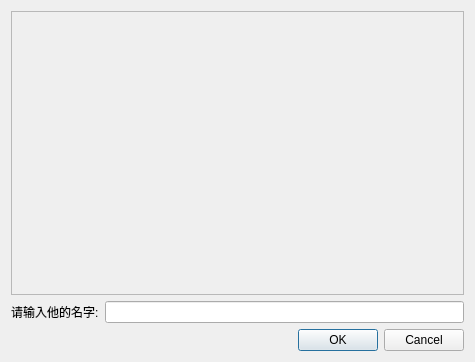
<?xml version="1.0" encoding="UTF-8"?>
<ui version="4.0">
 <class>FaceTagDialog</class>
 <widget class="QDialog" name="FaceTagDialog">
  <property name="geometry">
   <rect>
    <x>0</x>
    <y>0</y>
    <width>475</width>
    <height>362</height>
   </rect>
  </property>
  <property name="windowTitle">
   <string>Dialog</string>
  </property>
  <layout class="QGridLayout" name="gridLayout">
   <item row="0" column="0">
    <widget class="QScrollArea" name="faceScrollArea">
     <property name="widgetResizable">
      <bool>true</bool>
     </property>
     <widget class="QWidget" name="scrollAreaWidgetContents">
      <property name="geometry">
       <rect>
        <x>0</x>
        <y>0</y>
        <width>451</width>
        <height>275</height>
       </rect>
      </property>
      <widget class="QWidget" name="gridLayoutWidget">
       <property name="geometry">
        <rect>
         <x>-1</x>
         <y>-1</y>
         <width>511</width>
         <height>311</height>
        </rect>
       </property>
       <layout class="QGridLayout" name="faceLayout">
        <item row="0" column="0">
         <widget class="QLabel" name="faceIconLabel">
          <property name="text">
           <string/>
          </property>
         </widget>
        </item>
       </layout>
      </widget>
     </widget>
    </widget>
   </item>
   <item row="1" column="0">
    <layout class="QHBoxLayout" name="horizontalLayout_2">
     <item>
      <widget class="QLabel" name="tipLabel">
       <property name="text">
        <string>请输入他的名字:</string>
       </property>
      </widget>
     </item>
     <item>
      <widget class="QLineEdit" name="faceTagLineEdit"/>
     </item>
    </layout>
   </item>
   <item row="2" column="0">
    <widget class="QDialogButtonBox" name="buttonBox">
     <property name="orientation">
      <enum>Qt::Horizontal</enum>
     </property>
     <property name="standardButtons">
      <set>QDialogButtonBox::Cancel|QDialogButtonBox::Ok</set>
     </property>
    </widget>
   </item>
  </layout>
 </widget>
 <resources/>
 <connections>
  <connection>
   <sender>buttonBox</sender>
   <signal>accepted()</signal>
   <receiver>FaceTagDialog</receiver>
   <slot>accept()</slot>
   <hints>
    <hint type="sourcelabel">
     <x>248</x>
     <y>254</y>
    </hint>
    <hint type="destinationlabel">
     <x>157</x>
     <y>274</y>
    </hint>
   </hints>
  </connection>
  <connection>
   <sender>buttonBox</sender>
   <signal>rejected()</signal>
   <receiver>FaceTagDialog</receiver>
   <slot>reject()</slot>
   <hints>
    <hint type="sourcelabel">
     <x>316</x>
     <y>260</y>
    </hint>
    <hint type="destinationlabel">
     <x>286</x>
     <y>274</y>
    </hint>
   </hints>
  </connection>
 </connections>
</ui>
